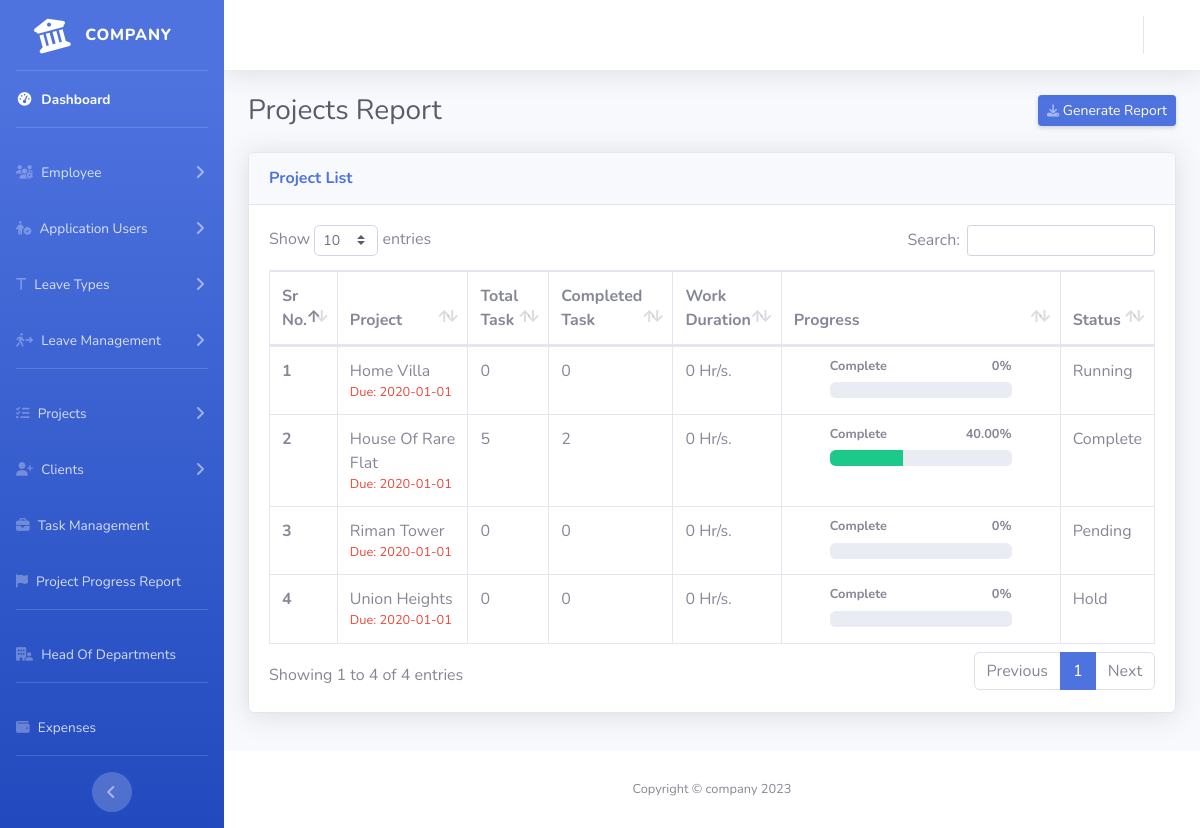
Screenshot of /admin/index.php?page=project-report (signed in) with the database file from the repository.
### tables this page shows
CREATE TABLE `projects` (
  `project_id` text NOT NULL,
  `project_name` varchar(100) NOT NULL,
  `project_status` varchar(100) NOT NULL,
  `project_code` varchar(100) NOT NULL,
  `client_id` text NOT NULL,
  `start_date` date NOT NULL,
  `expected_end_date` date DEFAULT NULL,
  `hod_id` text NOT NULL,
  `nature_of_project` varchar(100) NOT NULL,
  `reference_by` text DEFAULT NULL,
  `project_location` varchar(100) NOT NULL,
  `engineers_id` text DEFAULT NULL,
  `users_id` text DEFAULT NULL,
  `created_at` timestamp NOT NULL DEFAULT current_timestamp()
);

### admin/project-report.php (the view, shortened to what this page needs)
<div class="container-fluid">
    <div class="d-sm-flex align-items-center justify-content-between mb-4">
        <h1 class="h3 mb-0 text-gray-800">Projects Report</h1>
        <a href="#" class="d-none d-sm-inline-block btn btn-sm btn-primary shadow-sm"><i class="fas fa-download fa-sm text-white-50"></i> Generate Report</a>
    </div>
    <div class="row">
        <div class="col-xl-12 col-lg-7">
            <div class="card shadow mb-4">
                <div class="card-header py-3">
                    <h6 class="m-0 font-weight-bold text-primary">Project List</h6>
                </div>
                <div class="card-body">
                    <div class="table-responsive">
                        <table class="table table-bordered" id="dataTable" width="100%" cellspacing="0">
                            <thead>
                                <tr>
                                    <th width="5%">Sr No.</th>
                                    <th width="20%">Project</th>
                                    <th width="5%">Total Task</th>
                                    <th width="5%">Completed Task</th>
                                    <th width="5%">Work Duration</th>
                                    <th width="50%">Progress</th>
                                    <th width="10%">Status</th>
                                </tr>
                            </thead>
                            <tbody>
                                <?php
                                $i = 1;
                                $qry = $con->query("SELECT * FROM  projects ORDER BY project_name;");
                                while ($row = $qry->fetch_assoc()) {
                                    $projectId = $row['project_id'];
                                    $totalTask = $con->query("SELECT * FROM task where project_id='$projectId'")->num_rows;
                                    $completeTask = $con->query("SELECT * FROM task where project_id ='$projectId' and task_status = 3")->num_rows;
                                    $progress = $totalTask > 0 ? ($completeTask / $totalTask) * 100 : 0;
                                    $progress = $progress > 0 ? number_format($progress, 2) : $progress;
                                    $duration = $con->query("SELECT sum(time_rendered) as duration FROM productivity WHERE project_id='$projectId'");
                                    $duration = $duration->num_rows > 0 ? $duration->fetch_assoc()['duration'] : 0;
                                ?>
                                    <tr>
                                        <th scope="row">
                                            <?php echo $i++ ?>
                                        </th>
                                        <td>
                                            <?php echo $row['project_name'] ?>
                                            <small class="d-block text-danger">
                                                Due: <?php echo date("Y-m-d", strtotime($row['expected_end_date'])) ?>
                                            </small>
                                        </td>
                                        <td><?php echo number_format($totalTask) ?></td>
                                        <td><?php echo number_format($completeTask) ?></td>
                                        <td><?php echo number_format($duration) . ' Hr/s.' ?></td>
                                        <td class="px-5">
                                            <h4 class="small font-weight-bold">Complete<span class="float-right"><?php echo $progress?>%</span></h4>
                                            <div class="progress">
                                                <div class="progress-bar bg-success" role="progressbar" style="width: <?php echo $progress ?>%" aria-valuenow="100" aria-valuemin="0" aria-valuemax="100"></div>
                                            </div>
                                        </td>
                                        <td>
                                            <?php echo $row['project_status'] ?>
                                        </td>
                                    </tr>
                                <?php } ?>
                            </tbody>
                        </table>
                    </div>
                </div>
            </div>
        </div>
    </div>
</div>

### rows the page displays
projects: project_name "Home Villa", expected_end_date "2020-01-01", totalTask "0", completeTask "0", duration "0", progress "0", project_status "Running"
projects: project_name "House Of Rare Flat", expected_end_date "2020-01-01", totalTask "5", completeTask "2", duration "0", progress "40.00", project_status "Complete"
projects: project_name "Riman Tower", expected_end_date "2020-01-01", totalTask "0", completeTask "0", duration "0", progress "0", project_status "Pending"
projects: project_name "Union Heights", expected_end_date "2020-01-01", totalTask "0", completeTask "0", duration "0", progress "0", project_status "Hold"
